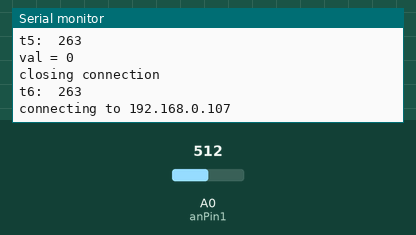
Simulated run of this sketch. Board: ESP8266 (NodeMCU). On the bench: the last lines printed to the serial monitor. The test bench sets the inputs (shaded band); at power-on: A0 (anPin1) = 512. WiFi joins after 1.5 s; servers stay silent unless stated; uploads are accepted with an empty reply.

Above: at 2.7 s.
2.8 s: A0 (anPin1) set to 716
At 3.22 s:
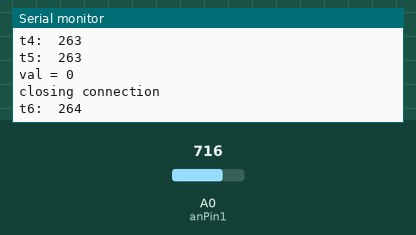
4.3 s: A0 (anPin1) set to 900
At 5.36 s:
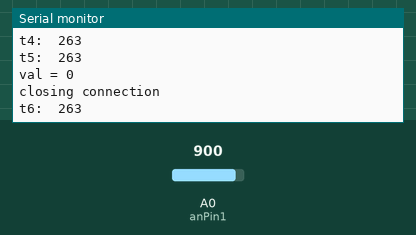
Timing chart, 0 to 7.3 s (numbered marks = the images above; inputs shaded):
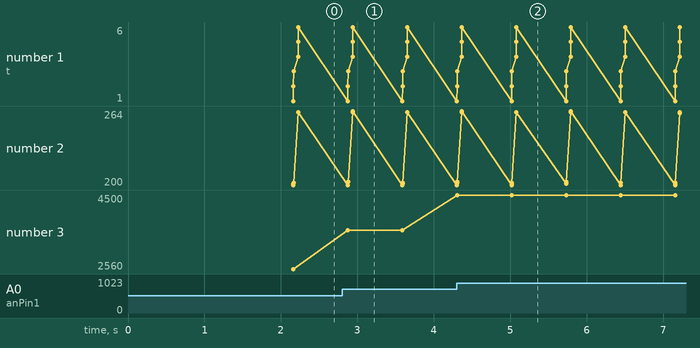

The sketch:

Esp_client.ino
```cpp
/*
    This sketch sends data via HTTP GET requests to data.sparkfun.com service.
    You need to get streamId and privateKey at data.sparkfun.com and paste them
    below. Or just customize this script to talk to other HTTP servers.
*/

#include <ESP8266WiFi.h>

char ssid[] = "Kritsnam_2";
char password[] = "hydro123";
const char* host = "192.168.0.107";

const int anPin1 = 17;
const int ledPin = 16;

int val = 0;
double distance;
int time_val;

void setup() {
  Serial.begin(115200);
  delay(10);

  // We start by connecting to a WiFi network

  Serial.println();
  Serial.println();
  Serial.print("Connecting to ");
  Serial.println(ssid);

  /* Explicitly set the ESP8266 to be a WiFi-client, otherwise, it by default,
     would try to act as both a client and an access-point and could cause
     network-issues with your other WiFi-devices on your WiFi-network. */
  WiFi.mode(WIFI_STA);
  WiFi.begin(ssid, password);

  while (WiFi.status() != WL_CONNECTED) {
    delay(500);
    Serial.print(".");
  }

  Serial.println("");
  Serial.println("WiFi connected");
  Serial.println("IP address: ");
  Serial.println(WiFi.localIP());
}

double getDistance(){
  double distance = analogRead(anPin1)*5;;

  Serial.print(distance);
  Serial.println(" mm");

  return distance;
}

int myTimerEvent()
{
  // You can send any value at any time.
  // Please don't send more that 10 values per second.
  return millis()/1000;
}


void loop() {
   delay(450);
  Serial.print("connecting to ");
  Serial.println(host);

  int t1 = millis();
  // Use WiFiClient class to create TCP connections
  WiFiClient client;
  const int httpPort = 8000;
  if (!client.connect(host, httpPort)) {
    Serial.println("connection failed");
    return;
  }

  Serial.print("t1:  ");
  Serial.println(millis() - t1);
  // We now create a URI for the request
  String url = "/com/data/";

  distance = getDistance();
  time_val = myTimerEvent();
  String t_string = String(time_val);
  String dist_string = String(distance);

  url = url + "?distance=" + dist_string + "&millis=" + time_val;
  Serial.print("Requesting URL: ");
  Serial.println(url);

  Serial.print("t2:  ");
  Serial.println(millis() - t1);

  // This will send the request to the server
  client.print(String("GET ") + url + " HTTP/1.1\r\n" +
               "Host: " + host + "\r\n" +
               "Connection: close\r\n\r\n");

  Serial.print("t3:  ");
  Serial.println(millis() - t1);
  unsigned long timeout = millis();
  while (client.available() == 0) {
    if (millis() - timeout > 200) {
      Serial.println(">>> Client Timeout !");
      client.stop();
      return;
    }
  }

  Serial.print("t4:  ");
  Serial.println(millis() - t1);
  // Read all the lines of the reply from server and print them to Serial
   String response;
//  while (client.available()) {
//    response = client.readStringUntil('\r');
//  }

  Serial.print("t5:  ");
  Serial.println(millis() - t1);

  if(response.indexOf("led=0") > 0)
    val = 0;
  else if(response.indexOf("led=1") > 0)
    val = 1;
  Serial.print("val = ");
  Serial.println(val);
  digitalWrite(ledPin, val);
  Serial.println();
  Serial.println("closing connection");

  Serial.print("t6:  ");
  Serial.println(millis() - t1);
}
```

Measured:
- after the input at 2.8 s, the serial monitor: prints a new line after 0.08 s (image 1)
- after the input at 4.3 s, the serial monitor: prints a new line at once (image 2)
- plotted number 3: 2560 → 3580 after the input at 2.8 s, 3580 → 4500 after the input at 4.3 s
